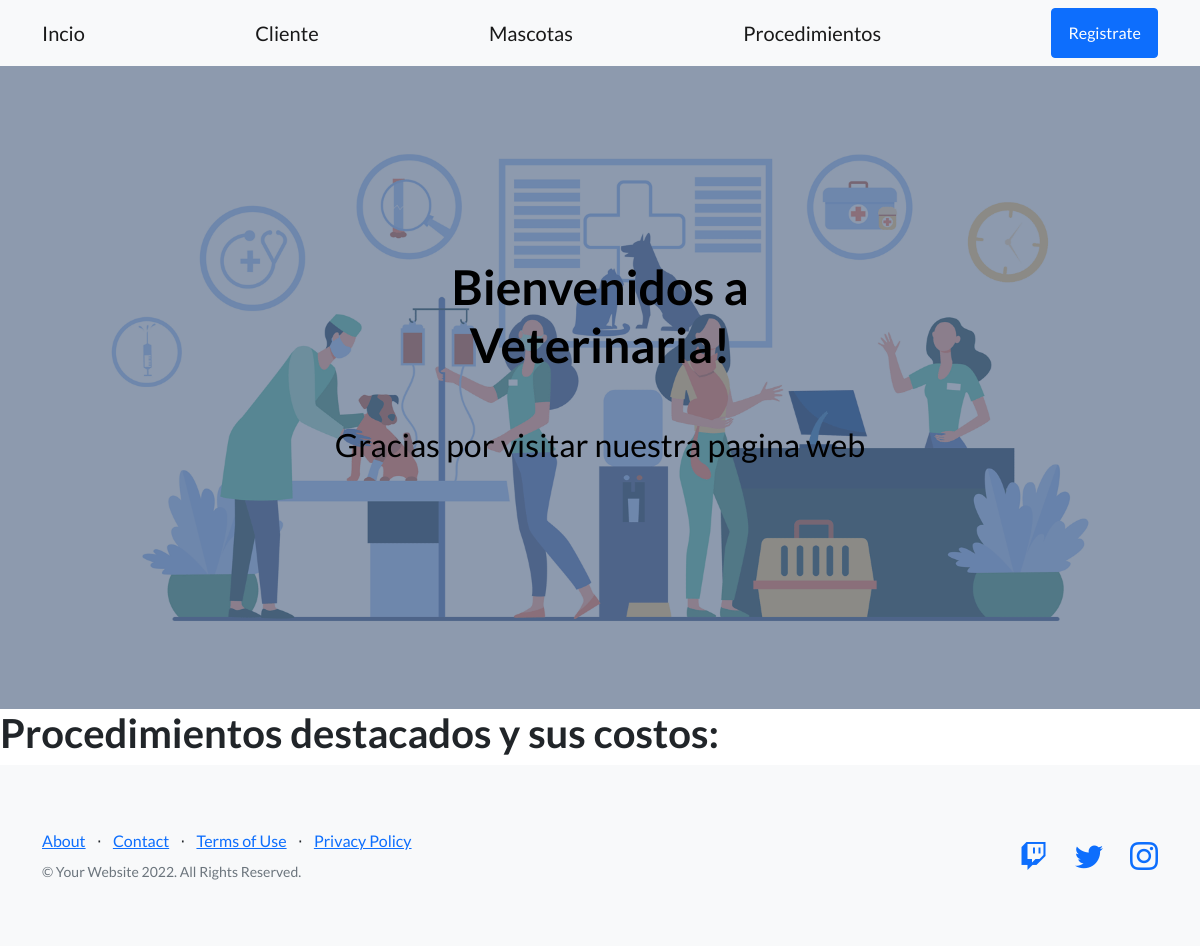
The page /procedimientos/ on the database as committed earlier.
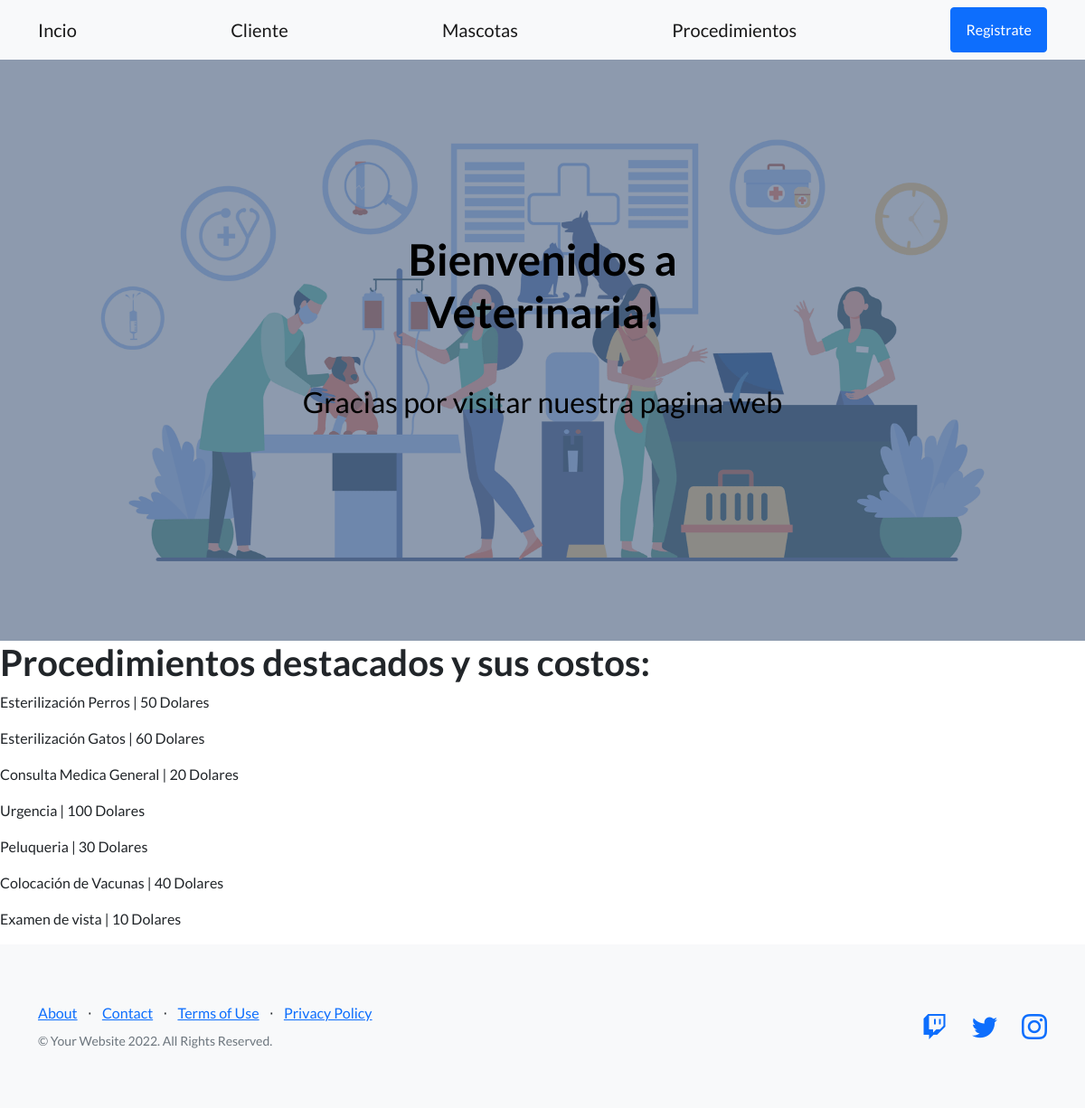
The same page on the database as committed later.
### Cliente/models.py (models this page shows, shortened)
class procedimientos (models.Model):
    nombre_proce= models.CharField(max_length=100)
    costo= models.IntegerField()

### Cliente/views.py (the view)
# urls.py: path('procedimientos/', data_procedimientos, name= "procedimientos"),
def data_procedimientos(request):
    procedimiento= procedimientos.objects.all()
    context = {"procedimientos" : procedimiento}
    return render (request, "Cliente/procedimientos.html", context)

### Cliente/templates/Cliente/procedimientos.html (shortened to what this page needs)
{% extends 'Cliente/base.html' %}
{% block contenido %}
<h1> Procedimientos destacados y sus costos: </h1>
    {% for i in procedimientos %}
        <p> {{i.nombre_proce}} | {{i.costo}} Dolares </p>
    {% endfor %}
{% endblock  %}

### Cliente/templates/Cliente/base.html (shortened to what this page needs)
<!DOCTYPE html>
<html lang="en">
    <head>
        {% load static %}
        <link href="https://cdn.jsdelivr.net/npm/bootstrap-icons@1.5.0/font/bootstrap-icons.css" rel="stylesheet" type="text/css" />
        <link href="{% static 'Cliente/css/styles.css' %}" rel="stylesheet" />
    </head>
    <body>
        <nav class="navbar navbar-light bg-light static-top">
            <div class="container">
                <a class="navbar-brand" href={% url 'inicio' %}>Incio</a>
                <a class="navbar-brand" href= {% url 'cliente' %}>Cliente</a>
                <a class="navbar-brand" href= {% url 'mascotas' %}>Mascotas</a>
                <a class="navbar-brand" href= {% url 'procedimientos' %}>Procedimientos</a>
                <a class="btn btn-primary" href="#signup">Registrate</a>
            </div>
        </nav>
        <header class="masthead">
            <div class="container position-relative">
                <div class="row justify-content-center">
                    <div class="col-xl-6">
                        <div class="text-center text-white">
                            <h1 class="mb-5 saludo">Bienvenidos a Veterinaria!</h1>
                            <p class= "mb-5 saludo"> Gracias por visitar nuestra pagina web </p>
                        </div>
                    </div>
                </div>
            </div>
        </header>
       {% block contenido %}
       {% endblock %}
        <footer class="footer bg-light">
            <div class="container">
                <div class="row">
                    <div class="col-lg-6 h-100 text-center text-lg-start my-auto">
                        <ul class="list-inline mb-2">
                            <li class="list-inline-item"><a href="https://www.youtube.com/watch?v=dQw4w9WgXcQ&ab_channel=RickAstley">About</a></li>
                            <li class="list-inline-item">⋅</li>
                            <li class="list-inline-item"><a href="#!">Contact</a></li>
                            <li class="list-inline-item">⋅</li>
                            <li class="list-inline-item"><a href="#!">Terms of Use</a></li>
                            <li class="list-inline-item">⋅</li>
                            <li class="list-inline-item"><a href="#!">Privacy Policy</a></li>
                        </ul>
                        <p class="text-muted small mb-4 mb-lg-0">&copy; Your Website 2022. All Rights Reserved.</p>
                    </div>
                    <div class="col-lg-6 h-100 text-center text-lg-end my-auto">
                        <ul class="list-inline mb-0">
                            <li class="list-inline-item me-4">
                                <a href="https://www.youtube.com/watch?v=dQw4w9WgXcQ&ab_channel=RickAstley"><i class="bi-twitch fs-3"></i></a>
                            </li>
                            <li class="list-inline-item me-4">
                                <a href="#!"><i class="bi-twitter fs-3"></i></a>
                            </li>
                            <li class="list-inline-item">
                                <a href="#!"><i class="bi-instagram fs-3"></i></a>
                            </li>
                        </ul>
                    </div>
                </div>
            </div>
        </footer>
    </body>
</html>

Rows that differ between the two databases and show on the page:
added procedimientos: nombre_proce "Esterilización Perros", costo "50"
added procedimientos: nombre_proce "Esterilización Gatos", costo "60"
added procedimientos: nombre_proce "Consulta Medica General", costo "20"
added procedimientos: nombre_proce "Urgencia", costo "100"
added procedimientos: nombre_proce "Peluqueria", costo "30"
added procedimientos: nombre_proce "Colocación de Vacunas", costo "40"
added procedimientos: nombre_proce "Examen de vista", costo "10"
